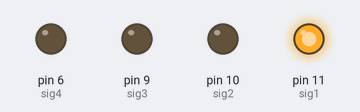
The sketch below on a simulated Arduino Uno, built with avr-gcc and run on an emulated ATmega328P. On the bench: output pins drawn as LEDs (lit = HIGH).

Above: at 0.05 s.
At 2.05 s:
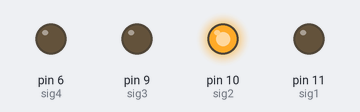
At 4.05 s:
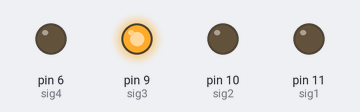
At 8.05 s:
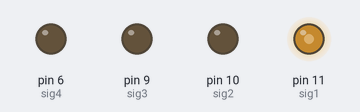
At 12.05 s:
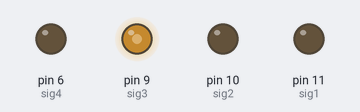
At 15.95 s:
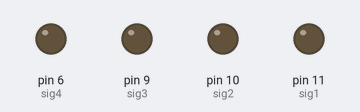
Timing chart, 0 to 20.8 s (numbered marks = the images above):
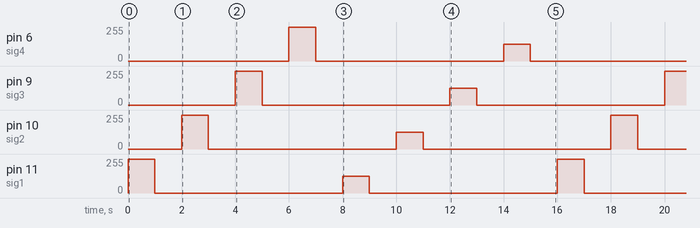

Measured:
- by itself, pin 6 (sig4), pin 9 (sig3), pin 10 (sig2), pin 11 (sig1): repeats every 16.0 s: 0/255 7.0 s, 127/255 1.0 s, 0/255 7.0 s, 255/255 1.0 s

The sketch:

DRV8833-example.ino
```cpp
/* This is a simple sketch to allow you to get up and running quickly
 *  with a DRV8833 breakout board. To support my work check out my
 *  YouTube channel; https://www.youtube.com/SimpleElectronics or buy
 *  your DRV8833 using my affiliate link here:
 *  https://s.click.aliexpress.com/e/_DEvY5zz
 */

// Setting up pins for the DRV8833 board to use as inputs.
// (11, 10, 9, 6, 5 and 3 are PWM capable on UNO - using a PWM capable pin will
// allow us to control motor speed)

// Setting the 4 "signal" pins for the DRV8833 - sig1 and sig2 control one motor,
// sig3 and sig4 control another.
const int sig1 = 11;
const int sig2 = 10;
const int sig3 = 9;
const int sig4 = 6;


void setup() {
// Setting pinMode to outputs to communicate with the DRV8833 board

pinMode(sig1, OUTPUT);
pinMode(sig2, OUTPUT);
pinMode(sig3, OUTPUT);
pinMode(sig4, OUTPUT);

// Ensure that the output pins are set to a known state (LOW) so the motors don't start on their own
digitalWrite(sig1, LOW);
digitalWrite(sig2, LOW);
digitalWrite(sig3, LOW);
digitalWrite(sig4, LOW);

}

void loop() {

/*  This loop just steps between the different ways we can control the motors connected
 *  to the DRV8833 board for a second. Spin motor A counter-clockwise, then clockwise.
 *  Spin motor B counter-clockwise, then clockwise. Then it will repeat the process at
 *  half speed. Between the steps it will stop all the motors for a second.
 *  If your motor spins the opposite direction from what you expected, just reverse the
 *  polarity of your motor.
 *  Go look at the associated function below the loop to learn more about how the control
 *  works.
 */

motorA_CCW();
delay(1000);

stopAllMotors();
delay(1000);

motorA_CW();
delay(1000);

stopAllMotors();
delay(1000);

motorB_CCW();
delay(1000);

stopAllMotors();
delay(1000);

motorB_CW();
delay(1000);

stopAllMotors();
delay(1000);

motorA_CCW_Half();
delay(1000);

stopAllMotors();
delay(1000);

motorA_CW_Half();
delay(1000);

stopAllMotors();
delay(1000);

motorB_CCW_Half();
delay(1000);

stopAllMotors();
delay(1000);

motorB_CW_Half();
delay(1000);

stopAllMotors();
delay(1000);

}

void stopAllMotors() {

  // Setting the signals all to HIGH or all to LOW will stop them from turning
  digitalWrite(sig1, LOW);
  digitalWrite(sig2, LOW);
  digitalWrite(sig3, LOW);
  digitalWrite(sig4, LOW);
}

void motorA_CCW() {

  // Having one signal high and another low will cause the motor to turn at full speed
  // Changing which one is HIGH will change the spin direction
  digitalWrite(sig1, HIGH);
  digitalWrite(sig2, LOW);
}

void motorA_CW() {

  // Having one signal high and another low will cause the motor to turn at full speed
  // Changing which one is HIGH will change the spin direction
  digitalWrite(sig1, LOW);
  digitalWrite(sig2, HIGH);
}

void motorA_CCW_Half() {

  // We perform an analogWrite on whichever signal is HIGH to control the speed of the
  // motor, a value of 0 is OFF and 255 is max speed, equivalent of writing HIGH
  // changing which one is bring driven HIGH changes the direction of spin
  analogWrite(sig1, 127);
  digitalWrite(sig2, LOW);
}

void motorA_CW_Half() {

  // We perform an analogWrite on whichever signal is HIGH to control the speed of the
  // motor, a value of 0 is OFF and 255 is max speed, equivalent of writing HIGH
  // changing which one is bring driven HIGH changes the direction of spin
  digitalWrite(sig1, LOW);
  analogWrite(sig2, 127);
}

void motorB_CCW() {

  // Having one signal high and another low will cause the motor to turn at full speed
  // Changing which one is HIGH will change the spin direction
  digitalWrite(sig3, HIGH);
  digitalWrite(sig4, LOW);
}

void motorB_CW() {

  // Having one signal high and another low will cause the motor to turn at full speed
  // Changing which one is HIGH will change the spin direction
  digitalWrite(sig3, LOW);
  digitalWrite(sig4, HIGH);
}

void motorB_CCW_Half() {

  // We perform an analogWrite on whichever signal is HIGH to control the speed of the
  // motor, a value of 0 is OFF and 255 is max speed, equivalent of writing HIGH
  // changing which one is bring driven HIGH changes the direction of spin
  analogWrite(sig3, 127);
  digitalWrite(sig4, LOW);
}

void motorB_CW_Half() {

  // We perform an analogWrite on whichever signal is HIGH to control the speed of the
  // motor, a value of 0 is OFF and 255 is max speed, equivalent of writing HIGH
  // changing which one is bring driven HIGH changes the direction of spin
  digitalWrite(sig3, LOW);
  analogWrite(sig4, 127);
}
```
